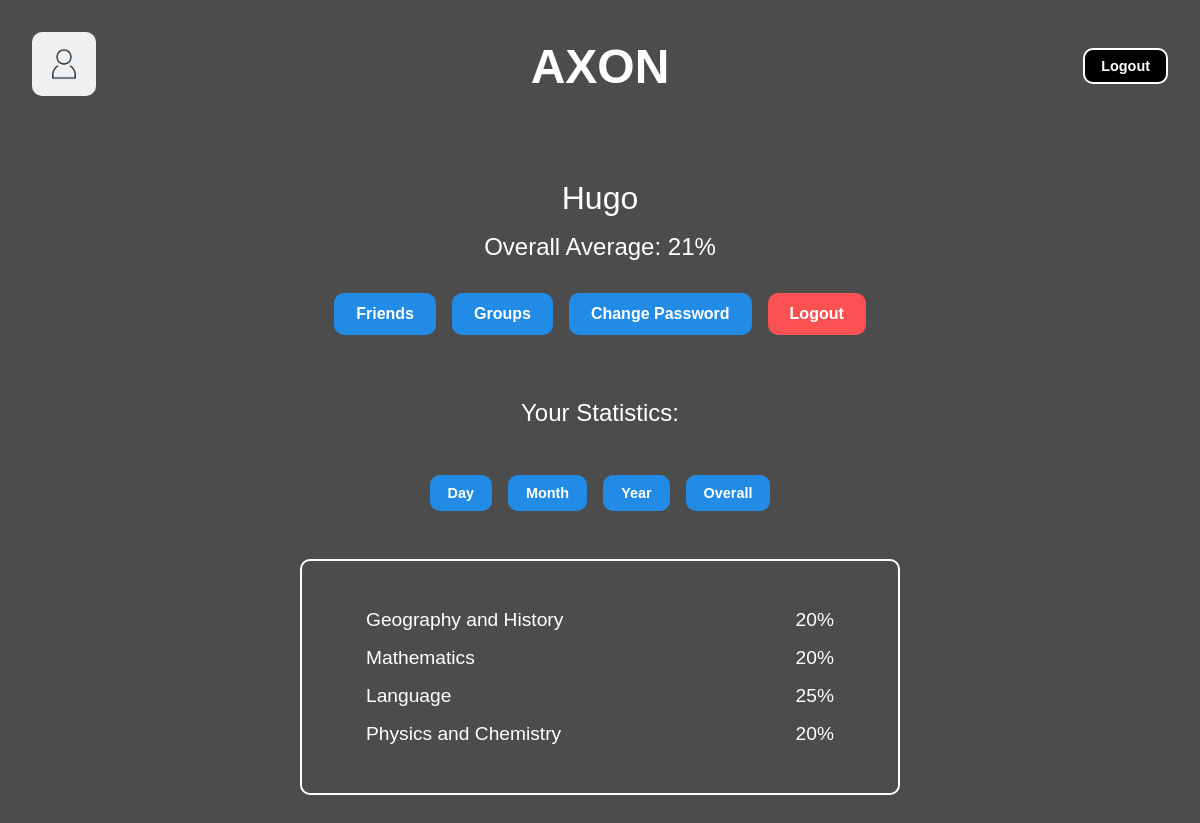
The app's page /profile (signed in) with its own data.
### tables this page shows
CREATE TABLE user(
            id INTEGER,
            name VARCHAR(30),
            password VARCHAR(10),
            PRIMARY KEY("id" AUTOINCREMENT)
        );

CREATE TABLE theme(
            id INTEGER,
            name VARCHAR(50),
            PRIMARY KEY("id" AUTOINCREMENT)
        );

### app.py (the view, shortened to what this page needs)
@app.route('/profile', methods=['GET', 'POST'])
def profile():
    global current_user
    if current_user == "":
        return redirect("/")
    log.information(f"User {current_user} is viewing their profile.")
    data = request.form
    period = "Day"
    user_id = user_manager.get_user_id_by_name(current_user)
    overall_average = calculate_overall_average(user_manager, user_id)
    themes = theme_manager.get_themes()
    themes_count = len(themes)
    daily_averages = calculate_daily_theme_averages(user_manager, user_id, theme_manager)
    monthly_averages = calculate_monthly_theme_averages(user_manager, user_id, theme_manager)
    yearly_averages = calculate_yearly_theme_averages(user_manager, user_id, theme_manager)
    overall_averages = calculate_theme_averages(user_manager, user_id, theme_manager)
    return render_template('profile.html', current_user=current_user, period=period,
                           themes=themes, themes_count=themes_count,
                           overall_average=overall_average, daily_averages=daily_averages,
                           monthly_averages=monthly_averages, yearly_averages=yearly_averages,
                           overall_averages=overall_averages)

### logger.py (called while the page is built, shortened)
    def log(self, level, text):
        with lock:
            timestamp = datetime.now().strftime("%Y%m%d %H%M%S.%f")[:-3]
            if int(level) <= int(self.debug_level):
                log_path = "logs/logs_" + str(datetime.now().strftime("%Y%m%d")) + ".log"
                if os.path.isfile(log_path):
                    f = open(log_path, "a")
                    f.write(timestamp + " " + level + " " + text + "\n")
                    self.cleanup_old_logs()
                else:
                    open(log_path, "x")
                    f = open(log_path, "a")
                    f.write(timestamp + " " + level + " " + text + "\n")
                    self.cleanup_old_logs()
                print(timestamp + " " + level + " " + text)

    def information(self, text):
        self.log("6", text)

    def cleanup_old_logs(self):
        folder = "logs"
        deletion_date = self.calculate_deletion_date()
        for file in os.listdir(folder):
            file_path = os.path.join(folder, file)
            if os.path.isfile(file_path):
                file_mod_time = os.path.getctime(file_path)
                file_mod_date = datetime.fromtimestamp(file_mod_time)
                file_mod_date = file_mod_date.strftime("%Y%m%d")
                if deletion_date > file_mod_date:
                    if os.path.isfile(file_path):
                        os.remove(file_path)
                if int(deletion_date) > int(file[5:13]):
                    if os.path.isfile(file_path):
                        os.remove(file_path)

### statistics.py (called while the page is built)
def calculate_overall_average(user_manager, user_id):
    user_answers = user_manager.get_user_answers(user_id)
    scores = [answer[0] for answer in user_answers]
    if len(scores) == 0:
        return "0%"
    total = sum(scores)
    average = (total / len(scores)) * 100
    return str(int(average)) + "%"

### theme_manager.py (called while the page is built)
    def get_themes(self):
        self.cursor.execute("SELECT name FROM theme")
        return self.cursor.fetchall()

    def get_theme_ids(self):
        self.cursor.execute("SELECT id FROM theme")
        return self.cursor.fetchall()

    def get_question_theme_id(self, question_id):
        self.cursor.execute("SELECT theme_id FROM question WHERE id=(?)", (question_id,))
        return self.cursor.fetchone()[0]

### user_manager.py (called while the page is built)
    def get_user_answers(self, user_id):
        self.cursor.execute(
            "SELECT correct_answer, date, question_id FROM answer WHERE user_id=(?)",
            (user_id,)
        )
        return self.cursor.fetchall()

### templates/profile.html
{% extends "base.html" %}
{% import "components/navbar.html" as nav %}
{% import "components/forms.html" as forms %}
{% block extra_css %}
<link rel="stylesheet" href="{{ url_for('static', filename='css/profile.css') }}">
{% endblock %}
{% block content %}
<form method="POST">
    <div class="container">
        {{ nav.render_navbar(current_user) }}
        <div class="main">
            <div class="user-info">
                <p class="username">{{ current_user }}</p>
                <p class="average">Overall Average: {{ overall_average }}</p>
                <div class="navigation">
                    {{ forms.render_button('friends', 'Friends') }}
                    {{ forms.render_button('groups', 'Groups') }}
                    {{ forms.render_button('change_password', 'Change Password') }}
                    {{ forms.render_button('logout', 'Logout', style='danger') }}
                </div>
            </div>
            <div class="statistics">
                <p>Your Statistics:</p>
            </div>
            <div class="period-selector">
                {{ forms.render_button('period', 'Day') }}
                {{ forms.render_button('period', 'Month') }}
                {{ forms.render_button('period', 'Year') }}
                {{ forms.render_button('period', 'Overall') }}
            </div>
            <div class="stats-container">
                {% set averages = {
                    'Day': daily_averages,
                    'Month': monthly_averages,
                    'Year': yearly_averages,
                    'Overall': overall_averages
                } %}
                {% for i in range(themes_count) %}
                    <div class="stat-item">
                        <span>{{ themes[i][0] }}</span>
                        <span>{{ averages[period][i] }}</span>
                    </div>
                {% endfor %}
            </div>
        </div>
    </div>
</form>
{% endblock %}

### templates/base.html (shortened to what this page needs)
<!DOCTYPE html>
<html lang="en">
<head>
    <link rel="stylesheet" href="{{ url_for('static', filename='css/base.css') }}">
    {% block extra_css %}{% endblock %}
</head>
<body class="{% block body_class %}{% endblock %}">
    {% block content %}{% endblock %}
</body>
</html>

### templates/components/navbar.html (shortened to what this page needs)
{% macro render_navbar(current_user, show_profile=True, show_logout=True, is_admin=False) %}
<nav class="navbar">
    <div class="navbar-left">
        {% if show_profile and not is_admin %}
            <a href="/profile" class="profile-link">
                <img src="{{ url_for('static', filename='images/profile.png') }}" alt="Profile" class="profile-icon">
            </a>
        {% endif %}
    </div>
    <div class="navbar-center">
        <h1 class="logo">
            <a href="{% if is_admin %}/admin-groups{% else %}/main{% endif %}">AXON</a>
        </h1>
    </div>
    <div class="navbar-right">
        {% if show_logout %}
            <form method="POST" class="logout-form">
                <button type="submit" name="logout" value="Logout" class="btn-logout">Logout</button>
            </form>
        {% endif %}
    </div>
</nav>
{% endmacro %}

### templates/components/forms.html (shortened to what this page needs)
{% macro render_button(name, value, type='submit', style='primary') %}
<button type="{{ type }}" name="{{ name }}" value="{{ value }}" class="btn btn-{{ style }}">
    {{ value }}
</button>
{% endmacro %}

### static/css/base.css (style rules this page uses)
* { margin: 0; padding: 0; box-sizing: border-box; }
body { background-image: linear-gradient(rgba(0, 0, 0, 0.7), rgba(0, 0, 0, 0.7)), url('../images/background.jpg'); background-size: cover; background-attachment: fixed; font-family: 'Arial', sans-serif; color: white; }
a { color: white; text-decoration: none; transition: opacity 0.3s ease; }
.container { display: flex; flex-direction: column; min-height: 100vh; padding: 1rem; }
.main { display: flex; flex-direction: column; align-items: center; flex: 1; width: 100%; max-width: 1200px; margin: 0 auto; }
.btn, button { background-color: #000; border-radius: 10px; border: 2px solid #fff; cursor: pointer; color: #fff; font-size: 1rem; font-weight: bold; padding: 0.75rem 1.5rem; text-decoration: none; transition: all 0.3s ease; }
.btn-primary { background-color: #228be6; border-color: #228be6; }
.btn-danger { background-color: #fa5252; border-color: #fa5252; }
.navbar { display: flex; justify-content: space-between; align-items: center; padding: 1rem; margin-bottom: 2rem; }
.navbar-left, .navbar-right { flex: 1; }
.navbar-center { flex: 2; text-align: center; }
.navbar .logo { font-size: 3rem; margin: 0; }
.navbar-right { display: flex; justify-content: flex-end; align-items: center; gap: 1rem; }
.profile-icon { width: 4rem; height: 4rem; border-radius: 10px; cursor: pointer; transition: transform 0.3s ease; }
.btn-logout { font-size: 0.9rem; padding: 0.5rem 1rem; }

### static/css/profile.css (style rules this page uses)
.user-info { display: flex; flex-direction: column; align-items: center; margin: 2rem 0; }
.username { font-size: 2rem; margin-bottom: 1rem; }
.average { font-size: 1.5rem; margin-bottom: 2rem; }
.navigation { display: flex; gap: 1rem; flex-wrap: wrap; justify-content: center; }
.navigation button { font-size: 1rem; padding: 10px 20px; }
.statistics { font-size: 1.5rem; margin: 2rem 0; }
.period-selector { display: flex; gap: 1rem; margin: 1rem 0; }
.period-selector button { font-size: 0.9rem; padding: 8px 16px; }
.stats-container { border: 2px solid white; border-radius: 10px; padding: 2rem; margin: 2rem 0; min-width: 600px; }
.stat-item { display: flex; justify-content: space-between; margin: 1rem 2rem; font-size: 1.2rem; }

### records on screen
user: name "Hugo"
theme: name "Geography and History"
theme: name "Mathematics"
theme: name "Language"
theme: name "Physics and Chemistry"

### other values on screen
{{ overall_average }} "21%"
{{ value }} "Friends Groups Change Password Logout Day Month Year Overall"
{{ averages[period][i] }} "20%" "20%" "25%" "20%"
